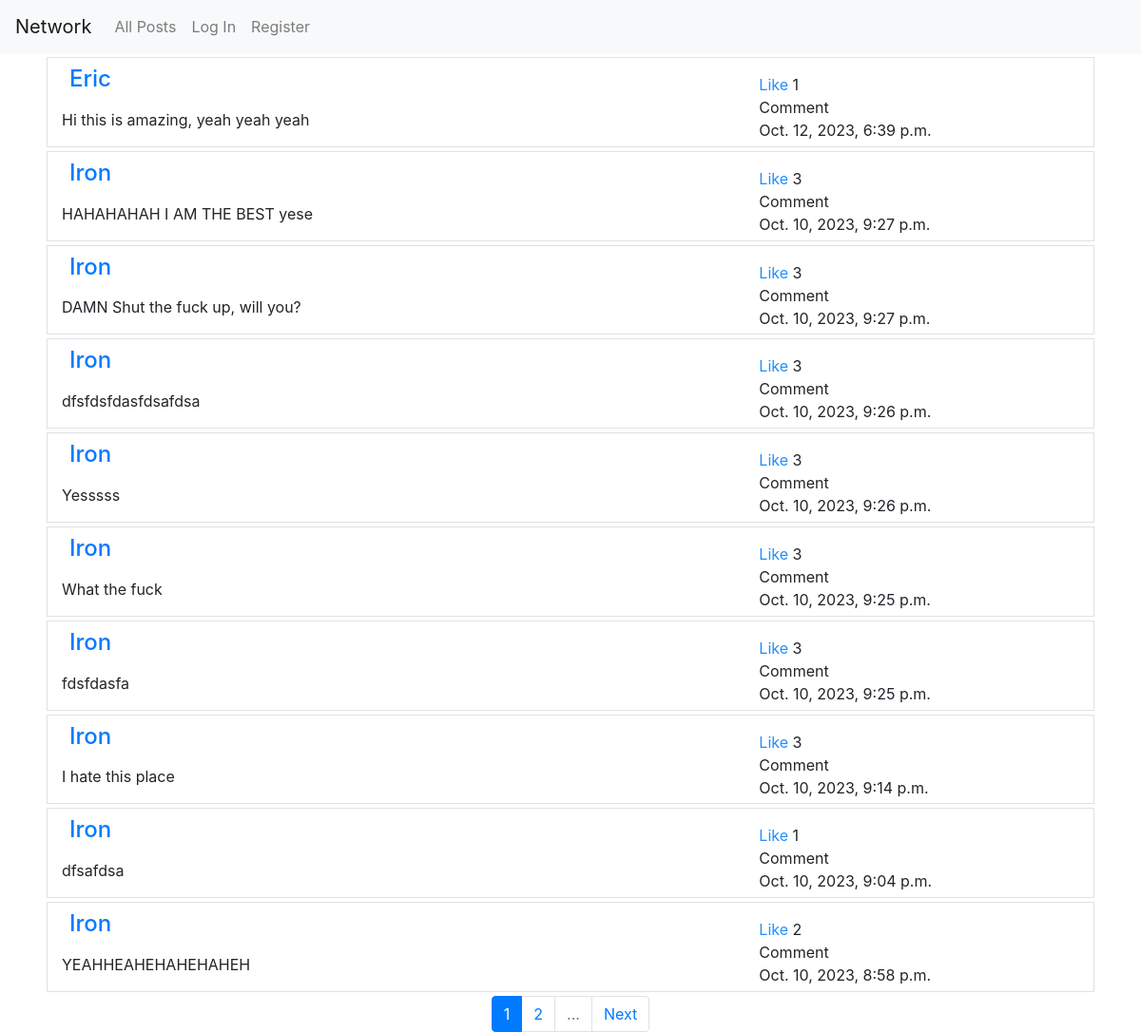
The page / on the database its author committed.
### network/models.py (models this page shows, shortened)
class Post(models.Model):
    user = models.ForeignKey('User', on_delete=models.CASCADE, related_name="user_posts")
    content = models.TextField()
    timestamp = models.DateTimeField(auto_now_add=True)
    likes = models.ManyToManyField('User', through='Like', related_name='like_posts', blank=True)

class User(AbstractUser):
    description = models.TextField(blank=True, max_length=250)
    followers = models.ManyToManyField('self', blank=True, symmetrical=False, related_name="user_followers")
    following = models.ManyToManyField('self', blank=True, symmetrical=False, related_name="user_following")

### network/views.py (the view)
# urls.py: path("", views.index, name="index"),
def index(request):
    posts = Post.objects.order_by("-timestamp").all()
    paginator = Paginator(posts,10)
    page_number = request.GET.get('page')
    page_obj = paginator.get_page(page_number)
    return render(request, "network/index.html", {
        "posts": page_obj
    })

### network/templates/network/index.html (shortened to what this page needs)
{% extends "network/layout.html" %}
{% load static %}
{% block body %}
    <div id="post-views" class="container-lg">
        {% for post in posts %}
        <div class="row m-1 border post-div">
            <div class="col-sm-8">
                <h4 class="my-2 mx-2"><a href="{% url 'user_page' post.user.username %}">{{post.user.username}}</a></h4>
                <div class="post-content">
                    <p class="my-3">{{post.content}}</p>
                </div>
            </div>
            <div class="col-sm-4">
                <div class="mt-3">
                      <span class="like-label">Like </span>
                      <span class="like-count">{{post.likes.count}}</span>
                <div>Comment</div>
                <p class="m-0">{{post.timestamp}}</p>
            </div>
        </div>
        </div>
        {% endfor %}
    </div>
    {% if posts %}
    <nav aria-label="Page navigation example">
        <ul class="pagination justify-content-center">
            {% for page_num in posts.paginator.page_range %}
            {% if page_num == posts.number %}
                <li class="page-item active">
                    <span class="page-link">{{ page_num }}</span>
                </li>
            {% elif page_num > posts.number|add:'-2' and page_num < posts.number|add:'2' %}
                <li class="page-item">
                    <a class="page-link" href="?page={{ page_num }}">{{ page_num }}</a>
                </li>
            {% elif page_num == posts.paginator.page_range.start or page_num == posts.paginator.page_range.stop %}
                    <a class="page-link" href="?page={{ page_num }}">{{ page_num }}</a>
                </li>
            {% elif page_num == posts.paginator.page_range.start|add:'1' or page_num == posts.paginator.page_range.stop|add:'-1' %}
                <li class="page-item disabled">
                    <span class="page-link">...</span>
                </li>
            {% endif %}
            {% endfor %}
          {% if posts.has_next %}
            <li class="page-item">
              <a class="page-link" href="?page={{ posts.next_page_number }}">Next</a>
            </li>
          {% endif %}
        </ul>
    </nav>
    {% endif %}
{% endblock %}

### network/templates/network/layout.html (shortened to what this page needs)
{% load static %}
<!DOCTYPE html>
<html lang="en">
    <head>
        <link rel="stylesheet" href="https://stackpath.bootstrapcdn.com/bootstrap/4.4.1/css/bootstrap.min.css">
        <link href="{% static 'network/styles.css' %}" rel="stylesheet">
    </head>
    <body>
        <nav class="navbar navbar-expand-lg navbar-light bg-light">
            <a class="navbar-brand" href="{% url 'index' %}">Network</a>
            <div>
              <ul class="navbar-nav mr-auto">
                <li class="nav-item">
                  <a class="nav-link" id="all-posts" href="{% url 'index' %}">All Posts</a>
                </li>
                {% if request.user.is_authenticated %}
                    <li class="nav-item">
                        <a class="nav-link" id="following" href="{% url 'following' %}">Following</a>
                    </li>
                    <li class="nav-item">
                        <a class="nav-link" href="{% url 'logout' %}">Log Out</a>
                    </li>
                {% else %}
                    <li class="nav-item">
                        <a class="nav-link" href="{% url 'login' %}">Log In</a>
                    </li>
                    <li class="nav-item">
                        <a class="nav-link" href="{% url 'register' %}">Register</a>
                    </li>
                {% endif %}
              </ul>
            </div>
          </nav>
        <div class="body">
            {% block body %}
            {% endblock %}
        </div>
    </body>
</html>

### network/static/network/styles.css (style rules this page uses)
* { box-sizing: border-box; }
body { height: 100vh; width: 100vw; }
.edit-post, .like-label { color:dodgerblue; }

### rows shown on the page
Post: user.username "Eric", content "Hi this is amazing, yeah yeah yeah", likes.count "1", timestamp "Oct. 12, 2023, 6:39 p.m."
Post: user.username "Iron", content "HAHAHAHAH I AM THE BEST yese", likes.count "3", timestamp "Oct. 10, 2023, 9:27 p.m."
Post: user.username "Iron", content "DAMN Shut the fuck up, will you?", likes.count "3", timestamp "Oct. 10, 2023, 9:27 p.m."
Post: user.username "Iron", content "dfsfdsfdasfdsafdsa", likes.count "3", timestamp "Oct. 10, 2023, 9:26 p.m."
Post: user.username "Iron", content "Yesssss", likes.count "3", timestamp "Oct. 10, 2023, 9:26 p.m."
Post: user.username "Iron", content "What the fuck", likes.count "3", timestamp "Oct. 10, 2023, 9:25 p.m."
Post: user.username "Iron", content "fdsfdasfa", likes.count "3", timestamp "Oct. 10, 2023, 9:25 p.m."
Post: user.username "Iron", content "I hate this place", likes.count "3", timestamp "Oct. 10, 2023, 9:14 p.m."
Post: user.username "Iron", content "dfsafdsa", likes.count "1", timestamp "Oct. 10, 2023, 9:04 p.m."
Post: user.username "Iron", content "YEAHHEAHEHAHEHAHEH", likes.count "2", timestamp "Oct. 10, 2023, 8:58 p.m."

### other values the page prints
{{ page_num }} "1"
{{ page_num }} "2"
